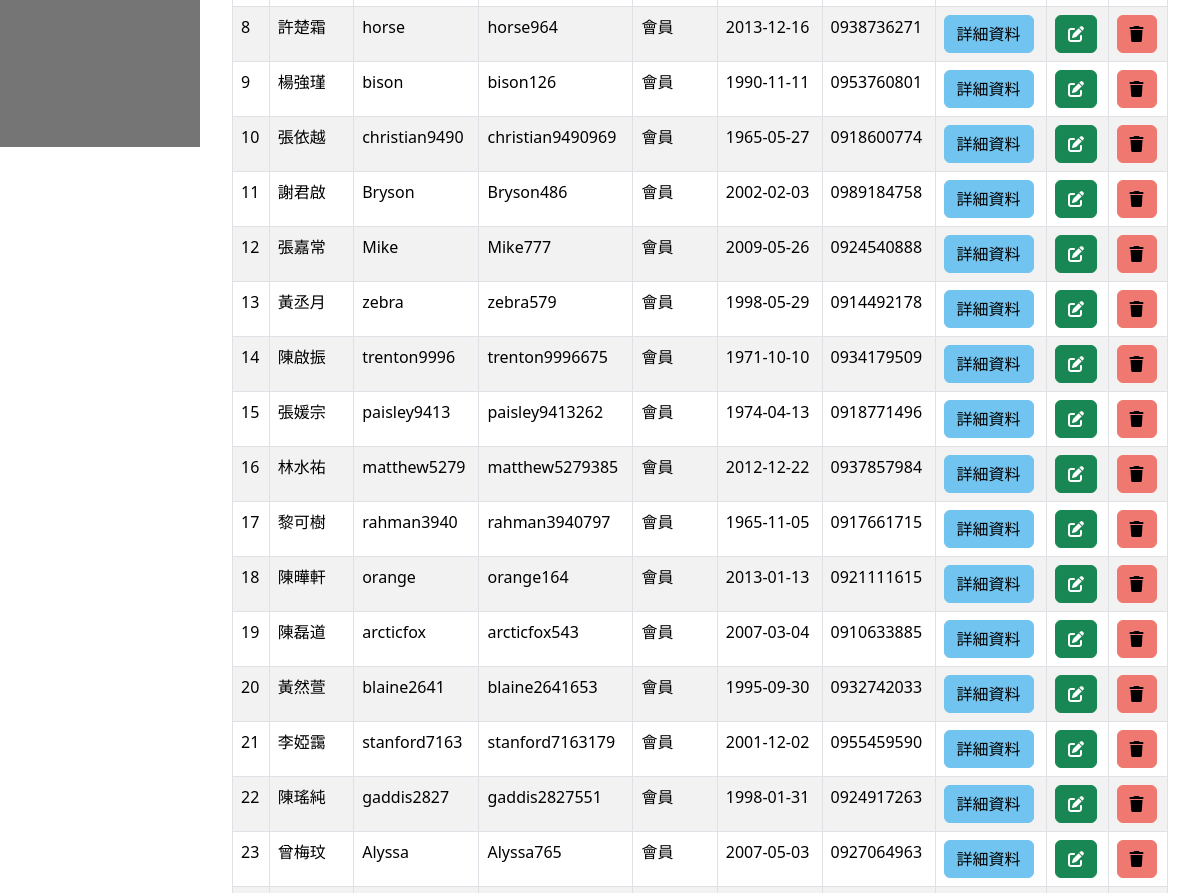
The page /Member/users.php?page=1&order=1 (signed in, middle part) on the database as committed earlier.
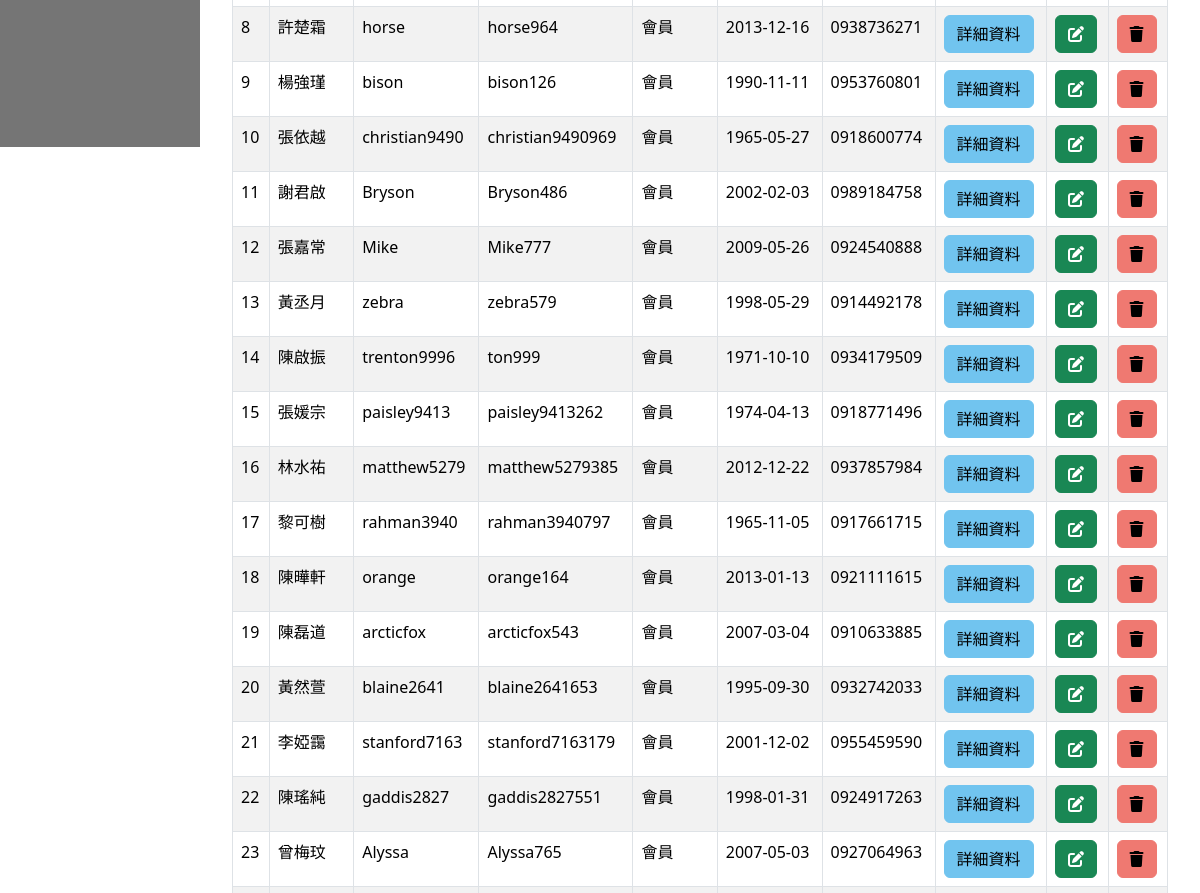
The same page on the database as committed later.
### tables this page shows
CREATE TABLE `users` (
  `id` int(6) UNSIGNED NOT NULL,
  `name` varchar(50) NOT NULL,
  `nickname` varchar(50) NOT NULL,
  `account` varchar(50) NOT NULL,
  `password_hash` varchar(60) NOT NULL,
  `gender` varchar(10) NOT NULL,
  `user_level` tinyint(1) UNSIGNED NOT NULL,
  `valid` tinyint(3) NOT NULL DEFAULT 1,
  `dob` date NOT NULL,
  `tel` varchar(20) NOT NULL,
  `email` varchar(50) NOT NULL,
  `avatar` varchar(50) NOT NULL,
  `avatar_file` varchar(150) NOT NULL,
  `address` varchar(100) NOT NULL,
  `adr_city` tinyint(4) NOT NULL,
  `adr_district` int(3) UNSIGNED NOT NULL,
  `created_at` datetime NOT NULL DEFAULT current_timestamp(),
  `deleted_at` datetime DEFAULT NULL
);

### Member/users.php (the view, shortened to what this page needs)
<?php
require_once("/xampp/htdocs/Fundodo/db_connect.php");
if (isset($_GET["search"])) {
    $search = $_GET["search"];
    $sql = "SELECT id, name, nickname, account, password_hash, email, gender, user_level, valid, 	dob, tel, email , created_at, deleted_at FROM users WHERE (id LIKE '%$search%' OR account LIKE '%$search%' OR nickname LIKE '%$search%'OR name LIKE '%$search%'OR tel LIKE '%$search%') AND valid = 1";
    $pageTitle = "$search 的搜尋結果";
} else if (isset($_GET["page"]) && isset($_GET["order"])) {
    $page = $_GET["page"];
    $perPage = 30;
    $firstItem = ($page - 1) * $perPage;
    $order = $_GET["order"];
    switch ($order) {
        case 1:
            $orderClause = "ORDER BY id ASC";
            break;
    }
    $sql = $sql = "SELECT * FROM users WHERE valid=1 $orderClause LIMIT $firstItem, $perPage";
} else {
    $sql = "SELECT id, name, email, tel FROM users WHERE valid = 1";
    $pageTitle = "會員清單";
    header("location: users.php?page=1&order=1");
}
$result = $conn->query($sql);
$rows = $result->fetch_all(MYSQLI_ASSOC);
?>
<!doctype html>
<html lang="en">
<head>
    <?php include("/xampp/htdocs/Fundodo/tools/common-head.php"); ?>
</head>
<body>
    <div class="d-flex">
        <?php include("/xampp/htdocs/Fundodo/dashboard/dashboard-aside.php"); ?>
        <div class="w-100">
            <div class="db_content">
                <div class="container">
                    <?php if ($result->num_rows > 0) : ?>
                        <table class="table table-striped table-bordered table-hover">
                            <tbody>
                                <?php foreach ($rows as $user) : ?>
                                    <tr>
                                        <td><?= $user["id"] ?></td>
                                        <td><?= $user["name"] ?></td>
                                        <td><?= $user["nickname"] ?></td>
                                        <td><?= $user["account"] ?></td>
                                        <td><?= ($user["user_level"] == 20) ? "管理者" : (($user["user_level"] == 3) ? "版主" : "會員") ?></td>
                                        <td><?= $user["dob"] ?></td>
                                        <td><?= $user["tel"] ?></td>
                                        <td><a class="btn btn-primary" href="user.php?id=<?= $user["id"] ?>">詳細資料</a></td>
                                        <td><a class="btn btn-success" href="user-edit.php?id=<?= $user["id"] ?>" title="編輯使用者"><i class="fa-solid fa-pen-to-square"></i></a></td>
                                        <td><button class="btn btn-danger" title="刪除使用者" data-bs-toggle="modal" data-bs-target="#deleteModal"><i class="fa-solid fa-trash"></i></button></td>
                                    </tr>
                                <?php endforeach; ?>
                            </tbody>
                        </table>
                    <?php else : ?>
                        沒有使用者
                    <?php endif; ?>
                </div>
            </div>
        </div>
    </div>
</body>
</html>

Rows that differ between the two databases and show on the page:
changed users "陳啟振": account "trenton9996675" → "ton999"
